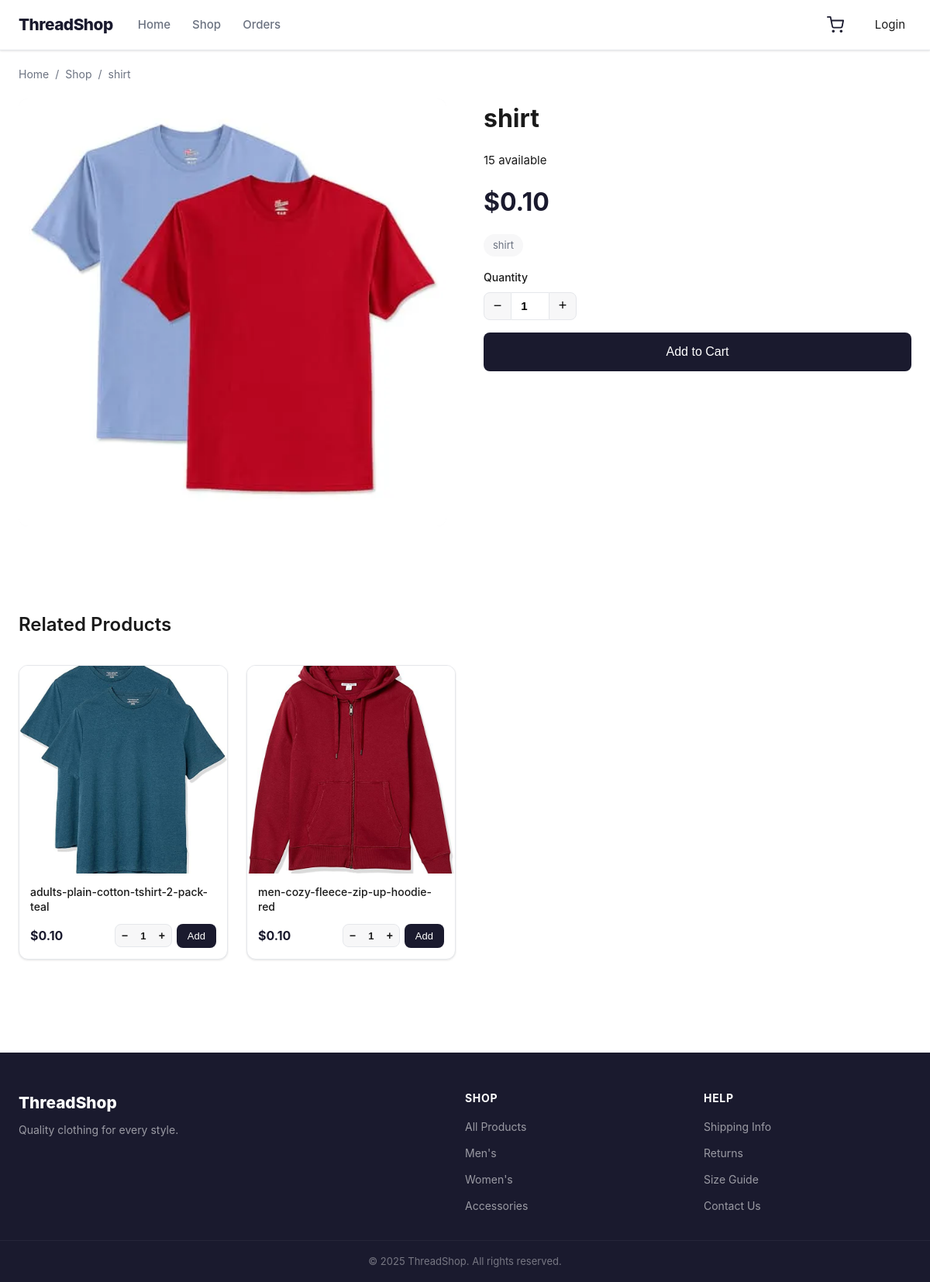
The app's page /products/af9f7d5a10824460a33f486a7d43614f with its own data.
### app/models/product.py (models this page shows, shortened)
class Product(BaseDocument):
	__tablename__ = "products"
	DESCRIPTION_MAX_LENGTH = 500
	image = db.Column(
		db.String(500),
		nullable=True
	)
	name = db.Column(
		db.String(255),
		nullable=False,
		unique = True
	)
	description = db.Column(
		db.String(DESCRIPTION_MAX_LENGTH),
		nullable=True
	)
	price = db.Column(
		db.Numeric(12, 2),
		nullable=False
	)
	qty = db.Column(
		db.Integer,
		nullable=False,
		default=0
	)
	category_id = db.Column(
		db.String(32),
		db.ForeignKey("categories.id"),
		nullable=False
	)
	category = db.relationship(
		"Category",
		back_populates="products"
	)
	__table_args__ = (
		db.CheckConstraint("price >= 0.0", name="ck_product_price_min"),
		db.CheckConstraint("qty >= 0", name="ck_product_qty_min"),
	)

### app/models/category.py (models this page shows, shortened)
class Category(BaseDocument):
	__tablename__ = "categories"
	name = db.Column(
		db.String(255),
		nullable=False,
		unique=True
	)
	products = db.relationship(
		"Product",
		back_populates="category"
	)

### app/routes/home/products.py (the view)
@products_bp.route("/products/<product_id>")
def product_detail(product_id):
    product = Product.query.get_or_404(product_id)
    related = Product.query.filter(Product.category_id == product.category_id, Product.id != product.id).limit(4).all()
    data = product_data(product)
    return render_template("home/product_detail.html", product=data, price=format_price(data["priceCents"]), related=[product_data(p) for p in related])

### app/routes/auth/profile.py (called while the page is built)
@auth_bp.before_app_request
def validate_session_account():
    user_id = session.get("user_id")
    if not user_id:
        return
    user = db.session.get(User, user_id)
    if not user or user.status != UserStatus.ACTIVE or not valid_stamp(user, session.get("auth_stamp")):
        session.clear()
        return
    g.session_user = user

### app/services/home/cart.py (called while the page is built, shortened)
def get_cart():
    try:
        cart = json.loads(request.cookies.get("cart", "[]"))
    except (ValueError, TypeError):
        return []
    if not isinstance(cart, list):
        return []
    quantities = {}
    if not quantities:
        return []
    products = Product.query.filter(Product.id.in_(quantities)).all()
    return [{"id": p.id, "qty": quantities[p.id]} for p in products]

def cart_count(cart):
    return sum(entry["qty"] for entry in cart)

### app/services/home/catalog.py (called while the page is built)
def format_price(cents):
    return f"${Decimal(cents) / 100:,.2f}"

def product_data(product):
    image = product.image or ""
    image_url = url_for("static", filename="uploads/products/" + image) if image else url_for("static", filename="img/no-image-available.jpg")
    return {
        "id": product.id, "name": product.name, "description": product.description or "",
        "image": image, "imageUrl": image_url,
        "priceCents": int(product.price * 100), "stock": product.qty,
        "keywords": [product.category.name] if product.category else [],
    }

### templates/home/product_detail.html (shortened to what this page needs)
{% extends "home/base.html" %}
{% block content %}
<div class="container">
	<nav class="breadcrumb">
		<a href="{{ url_for('main.index') }}">Home</a>
		<span>/</span>
		<a href="{{ url_for('products.products_page') }}">Shop</a>
		<span>/</span>
		<span>{{ product.name }}</span>
	</nav>
	<div class="product-detail">
		<div class="product-detail__img">
			<img id="mainImage" src="{{ product.imageUrl }}" alt="{{ product.name }}"
				onerror="this.onerror=null;this.src='https://placehold.co/600x600?text=No+Image'">
		</div>
		<div class="product-detail__info">
			<h1>{{ product.name }}</h1>
            <p>{{ product.stock }} available</p>
			<p class="product-detail__price">{{ price }}</p>
			<div class="product-detail__keywords">
				{% for kw in product.keywords %}
				<a href="{{ url_for('products.products_page', keyword=kw) }}" class="tag">{{ kw }}</a>
				{% endfor %}
			</div>
			<form action="{{ url_for('cart.cart_add') }}" method="POST" class="product-detail__form">
				<div class="qty-selector">
					<label>Quantity</label>
					<div class="qty-selector__controls">
						<button type="button" onclick="changeQty(-1)">−</button>
						<input type="number" name="qty" id="qtyInput" value="1" min="1" max="{{ product.stock }}" readonly>
						<button type="button" onclick="changeQty(1)">+</button>
					</div>
				</div>
				<button type="submit" class="btn btn--primary btn--full btn--lg" {{ "disabled" if product.stock < 1 }}>{{ "Add to Cart" if product.stock > 0 else "Out of Stock" }}</button>
			</form>
		</div>
	</div>
	{% if related %}
	<section class="section">
		<div class="section__header">
			<h2>Related Products</h2>
		</div>
		<div class="product-grid">
			{% for p in related %}
			<div class="product-card">
				<a href="{{ url_for('products.product_detail', product_id=p.id) }}" class="product-card__img-wrap">
					<img src="{{ p.imageUrl }}" alt="{{ p.name }}"
						onerror="this.onerror=null;this.src='https://placehold.co/400x400?text=No+Image'">
				</a>
				<div class="product-card__body">
					<a href="{{ url_for('products.product_detail', product_id=p.id) }}" class="product-card__name">{{
						p.name }}</a>
					<div class="product-card__footer">
						<span class="product-card__price">{{ format_price(p.priceCents) }}</span>
						<form action="{{ url_for('cart.cart_add') }}" method="POST" class="product-card__form">
							<div class="card-qty">
								<button type="button" class="card-qty__btn card-qty__btn--minus"
									aria-label="Decrease quantity">−
								</button>
								<input type="number" name="qty" class="card-qty__input" value="1" min="1" max="{{ p.stock }}"
									readonly>
								<button type="button" class="card-qty__btn card-qty__btn--plus"
									aria-label="Increase quantity">+
								</button>
							</div>
							<button type="submit" class="btn btn--primary btn--sm product-card__btn" {{ "disabled" if p.stock < 1 }}>{{ "Add" if p.stock > 0 else "Out of Stock" }}</button>
						</form>
					</div>
				</div>
			</div>
			{% endfor %}
		</div>
	</section>
	{% endif %}
</div>
{% endblock %}

### records on screen
Product: name "shirt"
Category: name "shirt"
Product: shows a picture, name "adults-plain-cotton-tshirt-2-pack-teal", price "$0.10", stock "Add"
Product: shows a picture, name "men-cozy-fleece-zip-up-hoodie-red", price "$0.10", stock "Add"

### other values on screen
{{ product.stock }} "15"
{{ price }} "$0.10"
{{ "Add to Cart" if product.stock > 0 else "Out of Stock" }} "Add to Cart"
